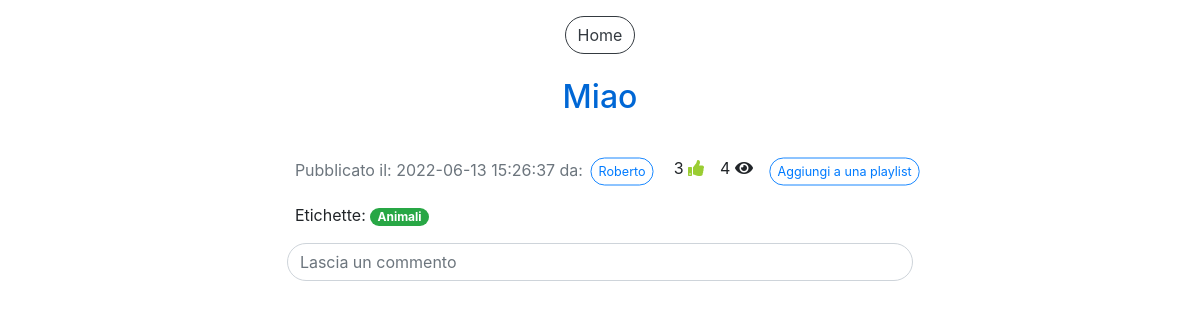
Page /video.php?id=6&titolo=Miao&video=z3U0udLH974&time=10 (signed in) on the committed database.
### tables this page shows
CREATE TABLE `video` (
  `IdVideo` int(11) NOT NULL,
  `Titolo` varchar(100) NOT NULL,
  `SorgenteVideo` varchar(300) NOT NULL,
  `DataPubblicazione` datetime NOT NULL DEFAULT current_timestamp(),
  `NumeroLike` int(11) NOT NULL DEFAULT 0,
  `NumeroVisualizzazioni` int(11) NOT NULL DEFAULT 0,
  `IdAccount` int(11) NOT NULL
);

CREATE TABLE `accounts` (
  `IdAccount` int(11) NOT NULL,
  `Username` varchar(40) NOT NULL,
  `Mail` varchar(40) NOT NULL,
  `Password` varchar(100) NOT NULL,
  `Canale` tinyint(1) NOT NULL,
  `NumeroIscritti` int(11) DEFAULT NULL
);

CREATE TABLE `categorizzazioni_video` (
  `IdEtichetta` int(11) NOT NULL,
  `IdVideo` int(11) NOT NULL
);

CREATE TABLE `etichette` (
  `IdEtichetta` int(11) NOT NULL,
  `NomeEtichetta` varchar(20) NOT NULL
);

### video.php (the view, shortened to what this page needs)
<!DOCTYPE html>
<html>
<head>
  <link rel="stylesheet" href="css/style.css">
  <link rel="stylesheet" href="css/custom_style.css">
</head>
<body onload="onYouTubeIframeAPI()">
  <?php
    include("db.php");
  ?>
  <div class="container-fluid pt-3">
    <div class="row justify-content-center">
      <button type="button" class="btn btn-outline-dark" onclick="location.href='home.php'">Home</button>
    </div>
    <div class="row justify-content-center pt-4">
      <div>
        <div class="row justify-content-center pb-3">
          <h2 class="titleText"><?php echo $_GET["titolo"]; ?></h2>
        </div>
        <div class="row justify-content-center pb-3">
        </div>
        <div class="row ml-2">
          <?php
            $sql="SELECT * FROM Video v JOIN Accounts a ON v.IdAccount=a.IdAccount WHERE IdVideo=?";
            $query=$db->prepare($sql);
            $dati=array($_GET["id"]);
            $query->execute($dati);
            $ris=$query->fetchAll();
            foreach($ris as $row) {
              $vis=$row["NumeroVisualizzazioni"];
              $sql="SELECT * FROM Playlists WHERE IdAccount=? AND TipoPlaylist=?";
              $query=$db->prepare($sql);
              $dati=array($_SESSION["loginID"], 2);
              $query->execute($dati);
              $risP=$query->fetchAll();
              foreach($risP as $rowP) {
                $idLikes=$rowP["IdPlaylist"];
              }
              $sql="SELECT * FROM Composizioni_playlists WHERE IdPlaylist=? AND IdVideo=?";
              $query=$db->prepare($sql);
              $dati=array($idLikes, $_GET["id"]);
              $query->execute($dati);
              $risV=$query->fetchAll();
              $classLike="";
              if (count($risV)>0) {
                $classLike="liked";
              }
              echo '<p>
                      <p class="text-muted mr-3">Pubblicato il: '. $row["DataPubblicazione"] .' da: <button type="button" class="btn btn-outline-primary btn-sm mini" onclick="location.href=\'canale.php?canale='. $row["Username"] .'\'">'. $row["Username"] .'</button><br></p>
                      <p id="nLike" class="'. $classLike .'">'. $row["NumeroLike"] .' <i class="fa fa-thumbs-up mr-3" onclick="addLikeVideo(\'nLike\')"></i></p>
                      <p id="nVis" class="mr-2">'. $vis .' <i class="fa fa-eye"></i></p>
                      <p><button type="button" class="btn btn-outline-primary btn-sm mini" onclick="location.href=\'aggiungi_a_playlist.php?id='. $_GET["id"] .'&titolo='. $_GET["titolo"] .'\'">Aggiungi a una playlist</button></p>
                    </p></div>';
              $sql="SELECT * FROM Etichette e JOIN Categorizzazioni_video c ON e.IdEtichetta=c.IdEtichetta WHERE c.IdVideo=?";
              $query=$db->prepare($sql);
              $dati=array($row["IdVideo"]);
              $query->execute($dati);
              $risC=$query->fetchAll();
              echo '<div class="row ml-2"><p>Etichette: ';
              foreach($risC as $etichetta) {
                echo '<span onclick="location.href=\'etichette.php?etichetta='.$etichetta["NomeEtichetta"].'\'" class="badge badge-pill badge-success mr-1">'. $etichetta["NomeEtichetta"] .'</span>';
              }
              echo '</p>';
            }
          ?>
        </div>
        <div>
          <div class="form-group w-100">
            <input type="text" id="commentText" class="form-control" onkeydown="sendComment()" placeholder="Lascia un commento" required>
          </div>
        </div>
      </div>
    </div>
  </div>
</body>
</html>

### css/custom_style.css (style rules this page uses)
* { transition: 0.4s; }
div, h2, p { cursor: default; }
.fa-thumbs-up { color: yellowgreen; }
body { height: 100vh; overflow: auto; }
.btn,.form-control,.custom-select { border-radius: 2rem; }
.mini { transform: scale(0.9); }
.titleText { color: #0067d5; }

### rows in the picture
video: DataPubblicazione "2022-06-13 15:26:37", IdAccount.Username "Roberto", NumeroLike "3", NumeroVisualizzazioni "4"
categorizzazioni_video: IdEtichetta.NomeEtichetta "Animali"

### other values in the picture
$_GET["titolo"] "Miao"
